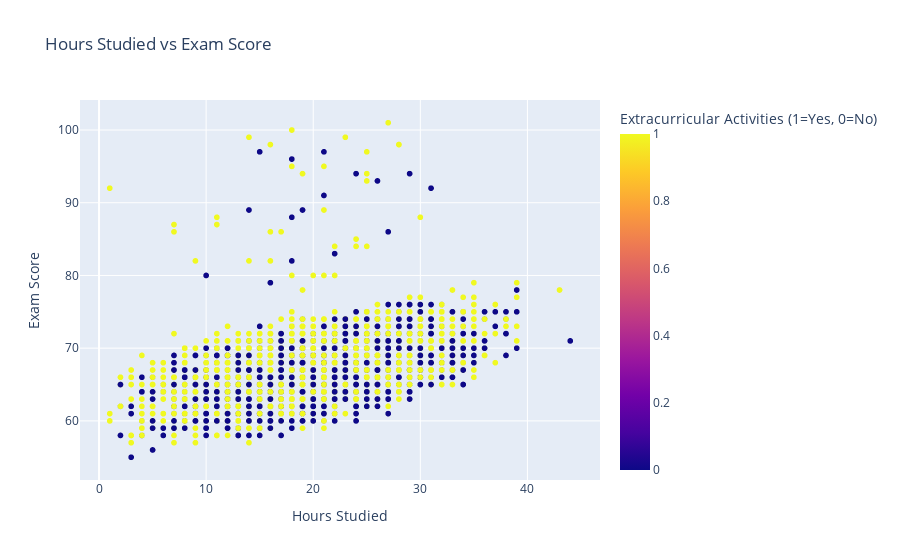

This figure's notebook cell:
### Markdown cell above
This code creates a bar chart using Plotly Express to compare the mean exam scores based on participation in extracurricular activities. The grouped_scores DataFrame is first reset to include the index as a column. The Extracurricular_Activities column is then mapped to meaningful labels, replacing 1 with "Yes" and 0 with "No" for clarity. The bar chart (fig2) is created with the x-axis representing extracurricular participation ("Yes" or "No") and the y-axis showing the mean exam score. The chart's title is "Mean Exam Scores by Extracurricular Activities," and custom labels are added for both axes. The fig2.show() command displays the interactive bar chart.

### Code cell
fig3 = px.scatter(data, x='Hours_Studied', y='Exam_Score', color='Extracurricular_Activities',
                  color_discrete_map={1: 'orange', 0: 'blue'},
                  labels={'Extracurricular_Activities': 'Extracurricular Activities (1=Yes, 0=No)'},
                  title="Hours Studied vs Exam Score")
fig3.update_layout(xaxis_title="Hours Studied", yaxis_title="Exam Score")
fig3.show()

### Figure 1 — Plotly figure (JSON) as saved in the notebook; plotly's stock layout.template omitted (floating-point values rounded to 4 significant figures; data arrays with more than 128 entries replaced by an {"elided": "..."} marker saying what was removed)
{"data": [{"hovertemplate": "Hours_Studied=%{x}<br>Exam_Score=%{y}<br>Extracurricular Activities (1=Yes, 0=No)=%{marker.color}<extra></extra>", "legendgroup": "", "marker": {"color": {"elided": "6607 int values"}, "coloraxis": "coloraxis", "symbol": "circle"}, "mode": "markers", "name": "", "showlegend": false, "type": "scattergl", "x": {"elided": "6607 int values"}, "xaxis": "x", "y": {"elided": "6607 int values"}, "yaxis": "y"}], "layout": {"coloraxis": {"colorbar": {"title": {"text": "Extracurricular Activities (1=Yes, 0=No)"}}, "colorscale": [[0, "#0d0887"], [0.1111, "#46039f"], [0.2222, "#7201a8"], [0.3333, "#9c179e"], [0.4444, "#bd3786"], [0.5556, "#d8576b"], [0.6667, "#ed7953"], [0.7778, "#fb9f3a"], [0.8889, "#fdca26"], [1, "#f0f921"]]}, "legend": {"tracegroupgap": 0}, "title": {"text": "Hours Studied vs Exam Score"}, "xaxis": {"anchor": "y", "domain": [0, 1], "title": {"text": "Hours Studied"}}, "yaxis": {"anchor": "x", "domain": [0, 1], "title": {"text": "Exam Score"}}}}
